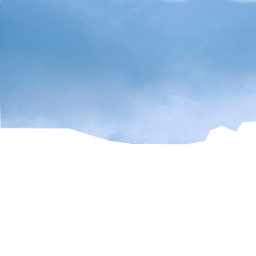
%> input picture cs558s18_hw4/cs558s18_hw4/sky/sky.jpg, 256 x 256 px
$ octave main.m   (GNU Octave 9; MATLAB toolbox functions it lacks are replaced by stand-ins)
%> lines starting %> are read from the running program, lines starting %| are printed output that depends on the picture
### cs558s18_hw4/cs558s18_hw4/sky/split_sky_ground.m
function [sky,ground] = split_sky_ground(X,sky_cent, ground_cent)

[m,n,k] = size(X);

sky = zeros(size(X));

ground = zeros(size(X));

for i = 1: m
    for j = 1:n
    p = reshape(X(i,j,:),[1,3]);
    d_sky = mean(sqrt(sum((p - sky_cent).^2,2)));
    d_ground = mean(sqrt(sum((p - ground_cent).^2,2)));
    if d_sky < d_ground
        sky(i,j,:) = X(i,j,:);
    else
        ground(i,j,:) = X(i,j,:);
    end
    end
end

end

### cs558s18_hw4/cs558s18_hw4/sky/main.m
%% Load training image
sky_train = double(imread('sky.jpg'));
ground_train = double(imread('ground.jpg'));
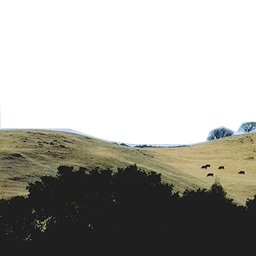
%> input picture cs558s18_hw4/cs558s18_hw4/sky/ground.jpg, 256 x 256 px
sky_test1 = double(imread('sky_test1.jpg'));
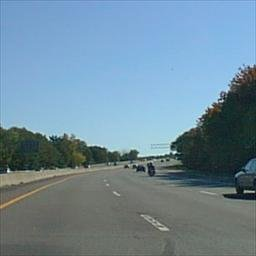
%> input picture cs558s18_hw4/cs558s18_hw4/sky/sky_test1.jpg, 256 x 256 px
sky_test2 = double(imread('sky_test2.jpg'));
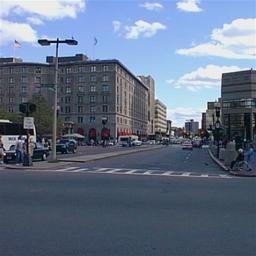
%> input picture cs558s18_hw4/cs558s18_hw4/sky/sky_test2.jpg, 256 x 256 px
sky_test3 = double(imread('sky_test3.jpg'));
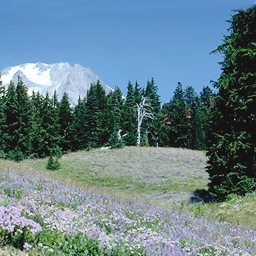
%> input picture cs558s18_hw4/cs558s18_hw4/sky/sky_test3.jpg, 256 x 256 px
sky_test4 = double(imread('sky_test4.jpg'));
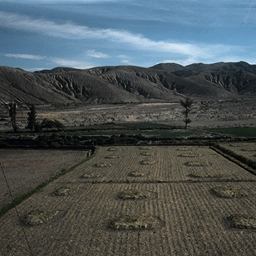
%> input picture cs558s18_hw4/cs558s18_hw4/sky/sky_test4.jpg, 256 x 256 px

%% k-mean
k = 10;

sky_train_kmean = reshape(sky_train, [256*256,3]);

ground_train_kmean = reshape(ground_train, [256*256,3]);

[id_sky,sky_cent] = kmeans(sky_train_kmean, k, 'EmptyAction', 'singleton');
%> sky_cent = [123.1 172.1 217.8; 254.9 254.9 255; 195.2 215.8 247.8; 95.66 153.2 200; 149.7 185.6 224.5; 104.3 159 205.1; 180.9 207.3 241.4; 133.1 177.6 221.4; 114.9 165.2 210.6; 164.6 196.9 233.4]

[id_ground, ground_cent] = kmeans(ground_train_kmean, k, 'EmptyAction', 'singleton');
%> ground_cent = [255 255 255; 31.21 31.3 30.79; 111.2 107.8 79.05; 135.4 131.2 97.57; 187.5 172.9 126.8; 160.3 152.4 112.3; 204.8 220.6 238.7; 97.21 122.5 139.8; 72.77 72.37 56.18; 161.4 177 183.1]
%% test

[sky1, ground1] = split_sky_ground(sky_test1,sky_cent,ground_cent);
[sky2, ground2] = split_sky_ground(sky_test2,sky_cent,ground_cent);
[sky3, ground3] = split_sky_ground(sky_test3,sky_cent,ground_cent);
%> after the loop in split_sky_ground (call 3), `for i = 1: m`:
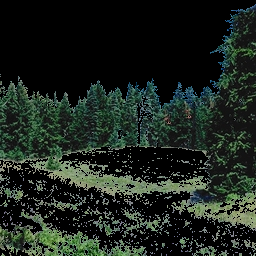
%> ground: size 256x256x3 double; mean R, G, B 28.1, 36.7, 29.8
%> after the loop in split_sky_ground (call 3), `for i = 1: m`:
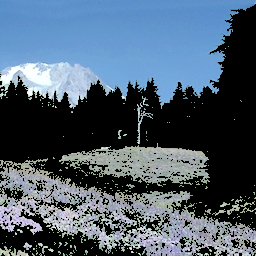
%> sky: size 256x256x3 double; mean R, G, B 75.2, 92, 107.8
%> (the run ends here)
